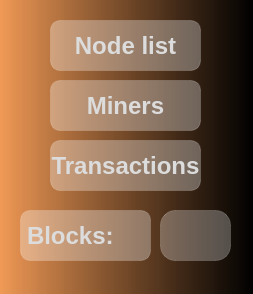
<?xml version="1.0" encoding="UTF-8"?>
<ui version="4.0">
 <class>Dialog</class>
 <widget class="QDialog" name="Dialog">
  <property name="geometry">
   <rect>
    <x>0</x>
    <y>0</y>
    <width>253</width>
    <height>294</height>
   </rect>
  </property>
  <property name="windowTitle">
   <string>Select function</string>
  </property>
  <property name="styleSheet">
   <string notr="true">background-color: qlineargradient(spread:pad, x1:0, y1:0, x2:1, y2:0, stop:0 rgba(0, 0, 0, 156), stop:0.00 rgba(240, 150, 80, 210), stop:0.9999 rgba(0, 0, 0, 240), stop:1 rgba(0, 0, 0, 0));
</string>
  </property>
  <widget class="QPushButton" name="node_button">
   <property name="geometry">
    <rect>
     <x>50</x>
     <y>20</y>
     <width>151</width>
     <height>51</height>
    </rect>
   </property>
   <property name="styleSheet">
    <string notr="true">QPushButton{
border-radius: 10px;
font-size: 24px;
background-color: rgba(255,255,255,80);
border: 1px solid rgba(255,255,255,40);
font-weight: bold;
color: #DCDCDC;
}
QPushButton:hover{
background-color: rgba(255,255,255,60);
}
</string>
   </property>
   <property name="text">
    <string>Node list</string>
   </property>
  </widget>
  <widget class="QPushButton" name="miners_button">
   <property name="geometry">
    <rect>
     <x>50</x>
     <y>80</y>
     <width>151</width>
     <height>51</height>
    </rect>
   </property>
   <property name="styleSheet">
    <string notr="true">QPushButton{
border-radius: 10px;
font-size: 24px;
background-color: rgba(255,255,255,80);
border: 1px solid rgba(255,255,255,40);
font-weight: bold;
color: #DCDCDC;
}
QPushButton:hover{
background-color: rgba(255,255,255,60);
}
</string>
   </property>
   <property name="text">
    <string>Miners</string>
   </property>
  </widget>
  <widget class="QPushButton" name="trans_button">
   <property name="geometry">
    <rect>
     <x>50</x>
     <y>140</y>
     <width>151</width>
     <height>51</height>
    </rect>
   </property>
   <property name="styleSheet">
    <string notr="true">QPushButton{
border-radius: 10px;
font-size: 24px;
background-color: rgba(255,255,255,80);
border: 1px solid rgba(255,255,255,40);
font-weight: bold;
color: #DCDCDC;
}
QPushButton:hover{
background-color: rgba(255,255,255,60);
}
</string>
   </property>
   <property name="text">
    <string>Transactions</string>
   </property>
  </widget>
  <widget class="QLabel" name="label_2">
   <property name="geometry">
    <rect>
     <x>20</x>
     <y>210</y>
     <width>131</width>
     <height>51</height>
    </rect>
   </property>
   <property name="font">
    <font>
     <family>Segoe UI</family>
     <pointsize>-1</pointsize>
     <bold>true</bold>
    </font>
   </property>
   <property name="styleSheet">
    <string notr="true">border-radius: 10px;
font-size: 24px;
background-color: rgba(255,255,255,80);
border: 1px solid rgba(255,255,255,40);
font-weight: bold;
color: #DCDCDC;</string>
   </property>
   <property name="text">
    <string>Blocks:</string>
   </property>
  </widget>
  <widget class="QLineEdit" name="blocks">
   <property name="geometry">
    <rect>
     <x>160</x>
     <y>210</y>
     <width>71</width>
     <height>51</height>
    </rect>
   </property>
   <property name="styleSheet">
    <string notr="true">border-radius: 15px;
font-size: 24px;
background-color: rgba(255,255,255,70);
border: 1px solid rgba(255,255,255,40);
color:black;</string>
   </property>
  </widget>
 </widget>
 <resources/>
 <connections/>
</ui>
